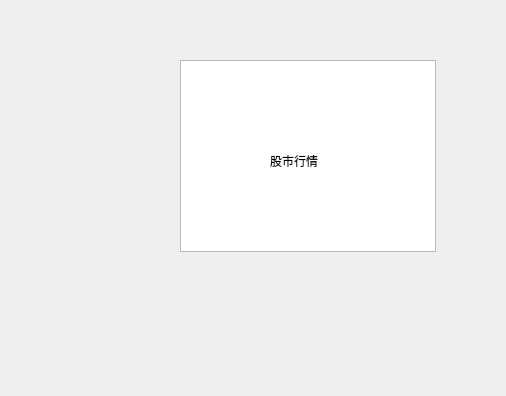
<?xml version="1.0" encoding="UTF-8"?>
<ui version="4.0">
 <class>Stock_Trade</class>
 <widget class="QWidget" name="Stock_Trade">
  <property name="geometry">
   <rect>
    <x>0</x>
    <y>0</y>
    <width>506</width>
    <height>396</height>
   </rect>
  </property>
  <property name="windowTitle">
   <string>Form</string>
  </property>
  <widget class="QGraphicsView" name="graphicsView">
   <property name="geometry">
    <rect>
     <x>180</x>
     <y>60</y>
     <width>256</width>
     <height>192</height>
    </rect>
   </property>
  </widget>
  <widget class="QLabel" name="label">
   <property name="geometry">
    <rect>
     <x>270</x>
     <y>150</y>
     <width>71</width>
     <height>21</height>
    </rect>
   </property>
   <property name="text">
    <string>股市行情</string>
   </property>
  </widget>
 </widget>
 <resources/>
 <connections/>
</ui>
